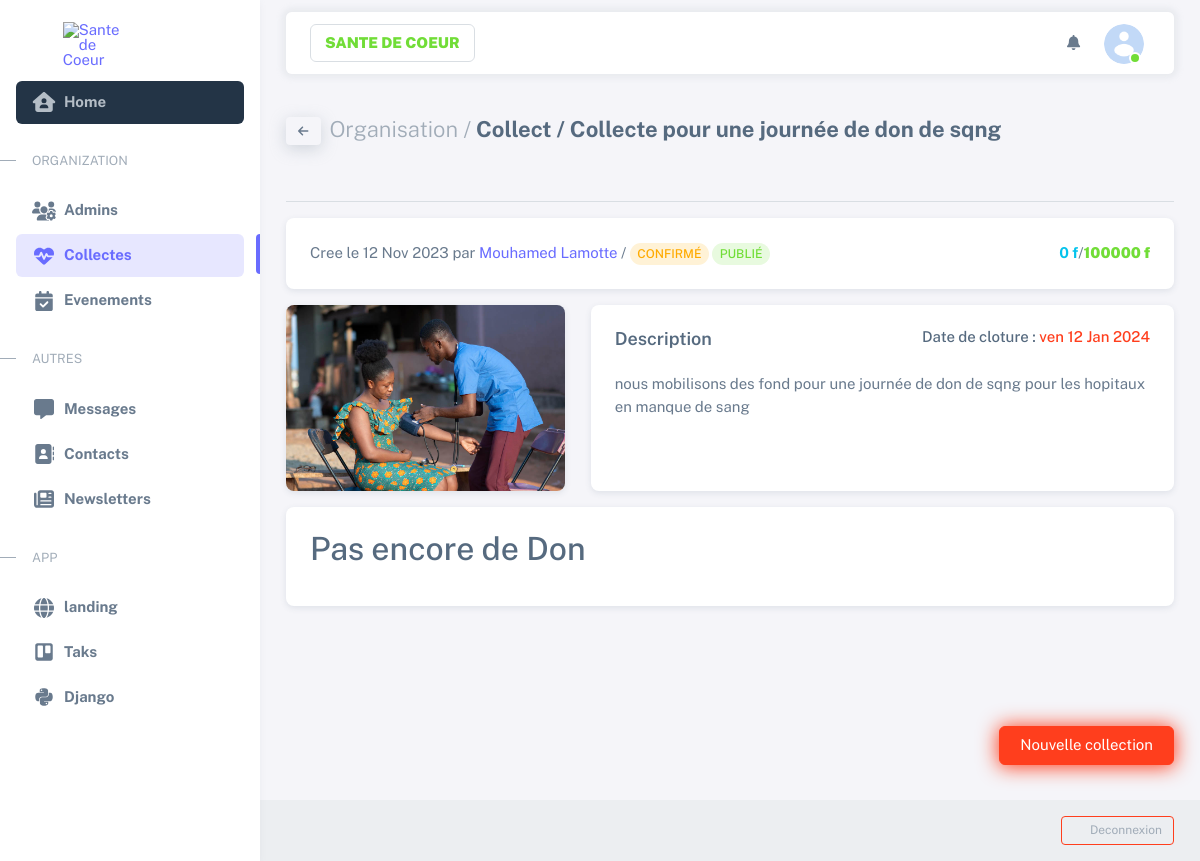
Page /sante/collect/2 (signed in) on the earlier database version.
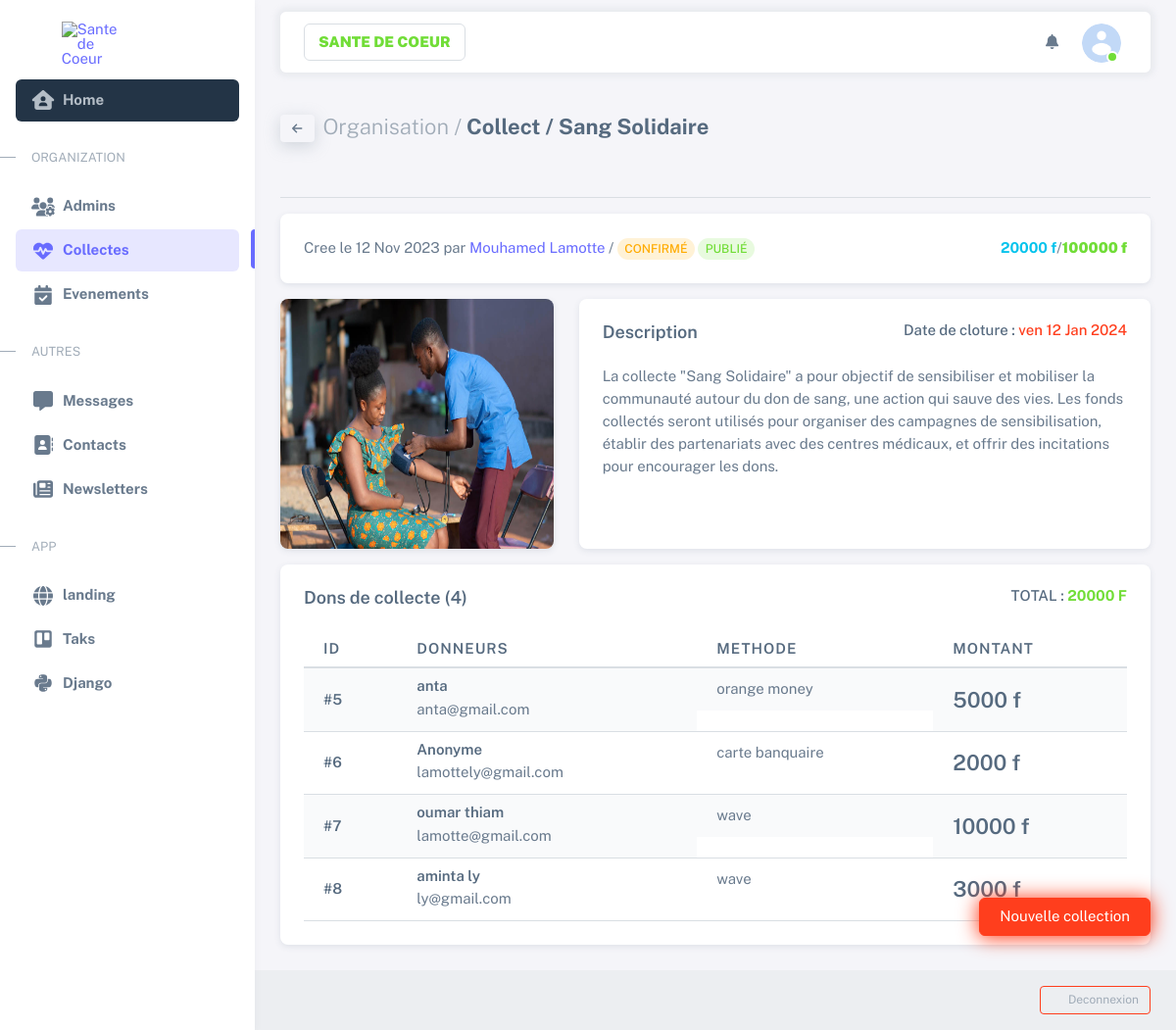
Same page on the later database version.
### administration/models.py (models this page shows, shortened)
class Collect(models.Model):
    title = models.CharField(max_length=100)
    image = models.ImageField(upload_to='collects/')
    description = models.TextField()
    by = models.ForeignKey(User, on_delete=models.CASCADE)
    created_at = models.DateTimeField(auto_now=False, auto_now_add=True)
    post_at = models.DateField(blank=True, null=True)
    goal = models.DecimalField(max_digits=10, decimal_places=0)
    raised = models.DecimalField(max_digits=10, decimal_places=0, default= 0)
    end_date = models.DateTimeField(null=True, blank=True)
    confirmer = models.BooleanField(default=False)
    posted = models.BooleanField(default=False)
    is_amount_reached = models.BooleanField(default= False)
    class Meta:
        verbose_name = ("Collect")
        verbose_name_plural = ("Collects")

class DonCollect(models.Model):
    date = models.DateField(auto_now_add=True)
    collect = models.ForeignKey(Collect, verbose_name=("Collect du don"), on_delete=models.CASCADE)
    donneur_name = models.CharField(max_length=50, blank=True)
    donneur_email = models.EmailField(max_length=254, blank=True)
    amount = models.IntegerField()
    payement_method = models.CharField(max_length=50, blank=True, default = "wave")
    added_by_admin = models.ForeignKey(User, verbose_name=("Ajoute par"), on_delete=models.CASCADE, null = True , blank=True)
    confirmed = models.BooleanField(default=True)
    class Meta:
        verbose_name = ("Don de collect")
        verbose_name_plural = ("Dons de collect")

### administration/views.py (the view)
# urls.py: path('collect/<int:collect_pk>', details_collect, name='details_collect'),
@login_required(login_url='login')
def details_collect(request, collect_pk):
    collect = get_object_or_404(Collect, pk = collect_pk)
    dons = DonCollect.objects.filter(collect = collect).order_by('-date')
    context = {
        'collect' : collect,
        'dons' : dons
    }
    return render(request, 'administration/pages/collections/details.html', context)

### context_processor.py (called while the page is built)
def all_context(request):
    user = request.user
    try :
        site = Site.objects.get(pk = 1)
    except Site.DoesNotExist :
        site = None
    try :
        avatar = Avatar.objects.get(user = user.pk, primary = 1)
        print(avatar)
    except Avatar.DoesNotExist :
        avatar = None
        print(avatar)
    context = {
        'avatar' : avatar,
        'site' : site,
        'path' : request.path
    }
    return context

### administration/templates/administration/pages/collections/details.html (shortened to what the changed rows need)
{% extends "bases/sneat.html" %}
{% load static %}
{% block main %}
<div class="container-xxl flex-grow-1 container-p-y">
    <div class="d-md-flex justify-content-between">
      <h4 class="fw-bold py-3 mb-4">
    <a href="{% url 'collects' %}" class="btn btn-falcon-default btn-sm shadow me-1" data-bs-toggle="tooltip" data-bs-placement="top" title data-bs-original-title="Back" aria-label="Back"><span class="fa fa-arrow-left"></span></a>
        <span class="text-muted fw-light">Organisation /</span> Collect / {{ collect.title }} </h4>
    </div>
    <div class="card p-4 ">
      <div class="row">
        <div class="col-md-8" >
         Cree le   {{ collect.created_at|date:"d M Y" }} par <a href=''>{{ collect.by.first_name }} {{collect.by.last_name}}  </a> /
          {% if collect.confirmer ==  1 %}
         <span class= 'badge bg-label-warning rounded-pill'>
           Confirmé
        </span>
        {% if collect.posted == 1 %}
        <span class= 'badge bg-label-success rounded-pill'>
          Publié
        </span>
        {% endif %}
          {% else %}
        <span class= 'badge bg-label-secondary rounded-pill'>
          En attente
        </span>
          {% endif %}
        </div>
        <div class="col-md-4" >
          <div class='d-flex justify-content-end'>
            <span class="fw-bold {% if collect.raised >= collect.goal %} text-success {% else %} text-info  {% endif %}">
              {{ collect.raised }} f
            </span >
             /
            <span class="fw-bolder text-success">
              {{collect.goal}} f
            </span>
          </div>
         </div>
      </div>
    </div>
    <div class="row mt-3">
      <div class="col-lg-4 d-flex align-items-stretch">
          <div class="card h-100">
            <img class="card-img h-100" src="{{ collect.image.url }}" alt="Card image cap" />
        </div>
      </div>
      <div class="col-lg-8 d-flex align-items-stretch">
        <div class="card w-100">
          <div class="card-body p-4">
            <div class='d-flex justify-content-between' >
            <h5 class="card-title fw-semibold mb-4">Description</h5>
            <h6>Date de cloture : <span class='text-danger'> {{ collect.end_date|date:'D d M Y' }}</span></h6>
          </div>
            <div class="table-responsive">
              {{ collect.description }}
            </div>
          </div>
        </div>
      </div>
  </div>
  <div class="row mt-3">
    <div class="d-flex align-items-stretch">
      <div class="card w-100">
        <div class="card-body p-4">
          {% if dons %}
          <div class='d-flex justify-content-between'>
          <h5 class="card-title fw-semibold mb-4">Dons de collecte ({{ dons|length }})</h5>
          <h6 class = 'text-uppercase'>Total : <span class='fw-bold text-success'>{{  collect.raised }} F</span> </h6>
          </div>
          <div class="table table-responsive ">
            <table class="table table-striped text-nowrap mb-0 align-middle">
              <thead class="text-dark fs-4">
                <tr>
                  <th class="border-bottom-0">
                    <h6 class="fw-semibold mb-0">Id</h6>
                  </th>
                  <th class="border-bottom-0">
                    <h6 class="fw-semibold mb-0">Donneurs</h6>
                  </th>
                  <th class="border-bottom-0">
                    <h6 class="fw-semibold mb-0">Methode</h6>
                  </th>
                  <th class="border-bottom-0">
                    <h6 class="fw-semibold mb-0">Montant</h6>
                  </th>
                </tr>
              </thead>
              <tbody>
                {% for don in dons %}
                <tr>
                  <td class="border-bottom-0"><h6 class="fw-semibold mb-0">#{{don.id}}</h6></td>
                  <td class="border-bottom-0">
                      <h6 class="fw-semibold mb-1">{{ don.donneur_name }}</h6>
                      <span class="fw-normal">{{ don.donneur_email }}</span>
                  </td>
                  <td class="border-bottom-0 d-flex align-items-center">
                    <p class="mb-0 fw-normal">{{don.payement_method}}</p>
                  </td>
                  <td class="border-bottom-0">
                    <h6 class="fw-semibold mb-0 fs-4">{{ don.amount }} f</h6>
                  </td>
                </tr>
                {% endfor %}
              </tbody>
            </table>
          </div>
          {% else %}
          <h2>Pas encore de Don</h2>
          {% endif %}
        </div>
      </div>
    </div>
</div>
</div>
</div>
</div>
{% endblock main %}
{% block madals %}
{% include "administration/components/addcollectmodal.html" %}
{% endblock madals %}

Differences in the rows shown:
changed Collect "Mouhamed": title "Collecte pour une journée de don de sqng" → "Sang Solidaire"; raised "0" → "20000"; description "nous mobilisons des fond pour une journée de don de sqng pour les hopitaux en manque de sang" → "La collecte \"Sang Solidaire\" a pour objectif de sensibiliser et mobiliser la communauté autour du don de sang, une action qui sauve des vies. Les fonds collectés seront utilisés pour organiser des campagnes de sensibilisation, établir des partenariats avec des centres médicaux, et offrir des incitations pour encourager les dons."; raised (not shown) → "20000"
added DonCollect: id "5", donneur_name "anta", donneur_email "anta@gmail.com", payement_method "orange money", amount "5000"
added DonCollect: id "6", donneur_name "Anonyme", donneur_email "lamottely@gmail.com", payement_method "carte banquaire", amount "2000"
added DonCollect: id "7", donneur_name "oumar thiam", donneur_email "lamotte@gmail.com", payement_method "wave", amount "10000"
added DonCollect: id "8", donneur_name "aminta ly", donneur_email "ly@gmail.com", payement_method "wave", amount "3000"
Other differences:
{{ dons|length }}: (not shown) → "4"
text no longer shown: "Pas encore de Don"
text now shown: "Dons de collecte ( ) TOTAL : F ID DONNEURS METHODE MONTANT"
